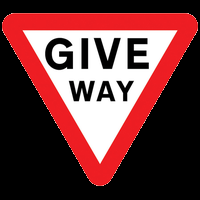
#> input picture images/9.png, 200 x 200 px, found by its file name
$ python colorPop.py
#> lines starting #> are read from the running program, lines starting #| are printed output that depends on the picture; after the words box and inside, x2 and y2 are one past the last pixel; in counts of white or black regions, pixels touching at a corner belong together
import cv2
import math
from matplotlib import image
import numpy as np
import matplotlib.pyplot as plt

def subplot(images):
    n = math.ceil(math.sqrt(len(images))) + 1
    fig, ax = plt.subplots(3, 4, figsize=(12, 12))
    x = 0

    try:
        for i in range(n):
            for j in range(n):
                ax[i][j].imshow(images[x][0], cmap = 'gray')
                ax[i][j].set_title(images[x][1], fontsize = 19)
                x += 1
    except IndexError:
        pass

    plt.show()


# https://medium.com/featurepreneur/colour-filtering-and-colour-pop-effects-using-opencv-python-3ce7d4576140
img = cv2.imread("./images/9.png")
#> img is the input picture: shape (200, 200, 3); mean B, G, R 60.9, 59.8, 107.7
# img = cv2.cvtColor(img, cv2.COLOR_RGBA2BGR)
img = cv2.cvtColor(img, cv2.COLOR_RGB2BGR)


imarray = np.random.rand(img.shape[0], img.shape[1], 1) * 255
# imarray = np.zeros(img.shape)
# imarray = np.ones(img.shape[0:2])*255
# imarray = np.random.uniform(0.5,1,img.shape[0:2])*255
im = imarray.astype('uint8')
im_grey = im
# im_grey = cv2.cvtColor(im, cv2.COLOR_RGB2GRAY)
kernel = cv2.getStructuringElement(cv2.MORPH_CROSS,(30,30))
#
# dilate_grey = cv2.blur(im_grey,(7,7))
dilate_grey = cv2.GaussianBlur(im_grey,(3,3),0)
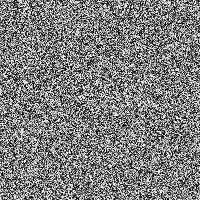
#> im_grey: shape (200, 200, 1); min 0, max 254, mean 126.4
# dilate_grey = cv2.morphologyEx(im_grey, cv2.MORPH_CLOSE, kernel=kernel, iterations=1)
# dilate_grey = cv2.dilate(im_grey, kernel, iterations=1)
# dilate_grey = im_grey
dilate_grey = cv2.cvtColor(dilate_grey, cv2.COLOR_GRAY2BGR)
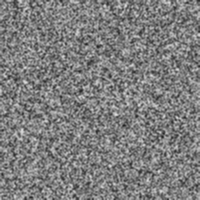
#> dilate_grey: shape (200, 200, 3); min 34, max 222, mean 126.4


hsv = cv2.cvtColor(img, cv2.COLOR_RGB2HSV)
#> hsv: shape (200, 200, 3); mean H, S, V 39.6, 51.9, 107.8

grey = cv2.cvtColor(img, cv2.COLOR_RGB2GRAY)
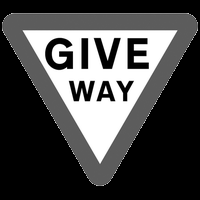
#> grey: shape (200, 200); min 0, max 255, mean 74.3

lower_red = np.array([160, 100, 50])
upper_red = np.array([180, 255, 255])

mask = cv2.inRange(hsv, lower_red, upper_red)
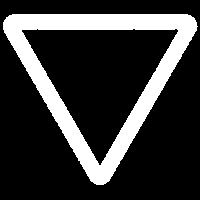
#> mask: shape (200, 200); 21.2% white; 1 white region, box (x1, y1, x2, y2) and area: (3, 14, 198, 185) 8490

mask_inv = cv2.bitwise_not(mask)

res = cv2.bitwise_and(img, img, mask=mask)

##########
# res = cv2.cvtColor(res, cv2.COLOR_HSV2RGB)
# res[:,:,2] = res[:,:,2] + 50
slice_rdm = dilate_grey[np.where(res[:,:,2] != 0)]
slice = res[np.where(res[:,:,2] != 0)]
slice = cv2.addWeighted(slice, 0.5, slice_rdm, 0.5,0)
# # slice = (255-slice)* (slice_rdm/255) + slice
# print(slice_rdm[:,2])
# slice[:,2] = slice[:,2] + slice_rdm[:,2]
# slice[np.where(slice>255)] = 255
res[np.where(res[:,:,2] != 0)] = slice
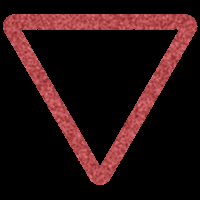
#> res: shape (200, 200, 3); mean R, G, B 38.6, 16.5, 17.1
# res[np.where(res[:,:,2] != 0)] = ((255 - res[np.where(res[:,:,2] != 0)])).astype(np.unit8)
# res = cv2.cvtColor(res, cv2.COLOR_RGB2HSV)
##########

background = cv2.bitwise_and(grey, grey, mask=mask_inv)
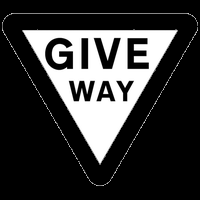
#> background: shape (200, 200); min 0, max 255, mean 54.8

background = np.stack((background,)*3, axis=-1)
#> background: shape (200, 200, 3)

added_img = cv2.add(res,background)
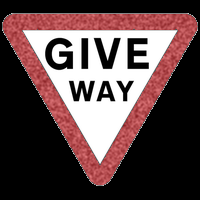
#> added_img: shape (200, 200, 3); mean R, G, B 93.4, 71.3, 71.9


images = [img, grey, mask, res, background, im, im_grey, dilate_grey, added_img]
names = ["Original", "Grey", "Mask", "Res", "Background", "Random Img", "Random Grey", "Dilated Grey", "Final"]
img_and_name = [(img,"Original"), (grey,"Grey"), (mask, "Mask"), (res, "Res"), (background, "Background"), (im, "Random Img"),
            (im_grey, "Random Grey"), (dilate_grey, "Dilated Grey"), (added_img, "Final")]

subplot(img_and_name)
#> in subplot, `n = math.ceil(math.sqrt(len(images))) + 1`: n = 4
#> after the loop in subplot, `for i in range(n):`: x = 9

$ run again, with images/0.png copied over images/9.png
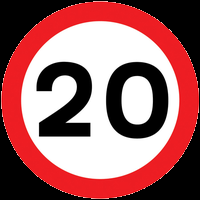
#> input picture images/0.png, 200 x 200 px, found by its file name
#> img is the input picture: shape (200, 200, 3); mean B, G, R 103, 101.6, 158.6
#> hsv: shape (200, 200, 3); mean H, S, V 46.8, 61.5, 158.6
#> `mask = cv2.inRange(hsv, lower_red, upper_red)`:
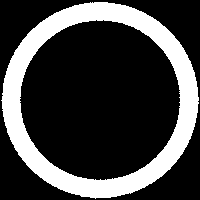
#> mask: shape (200, 200); 25.5% white; 1 white region, box (x1, y1, x2, y2) and area: (1, 2, 199, 199) 10205
#> `added_img = cv2.add(res,background)`:
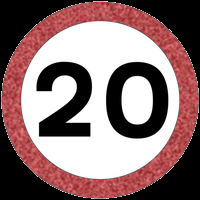
#> added_img: shape (200, 200, 3); mean R, G, B 141.8, 115.2, 116
#> n = 4
#> after the loop in subplot, `for i in range(n):`: x = 9
